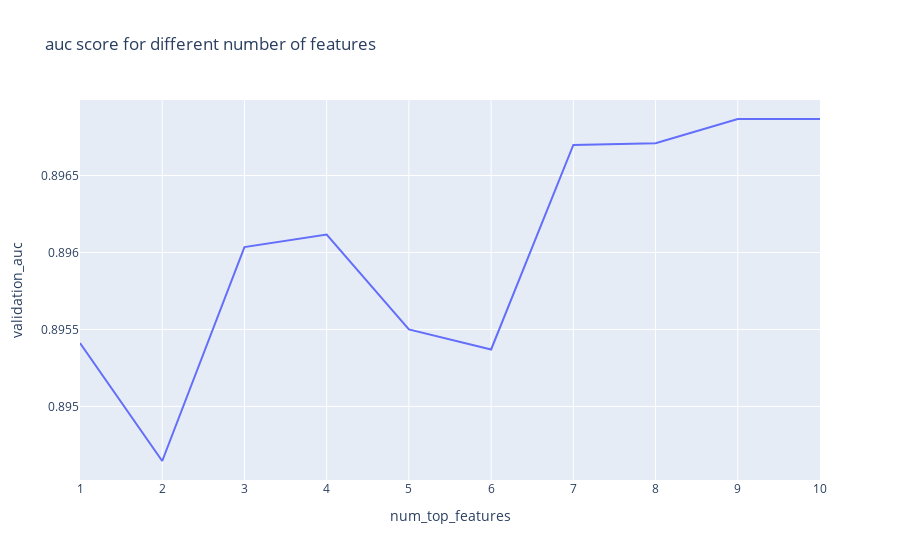

Write notebook code for a chart like this one.
### Markdown cell above
To see the auc vs number of top features plot, run:

### Code cell
figure_feature_auc.show()

### Figure 1 — Plotly figure (JSON) as saved in the notebook; plotly's stock layout.template omitted (floating-point values rounded to 4 significant figures)
{"data": [{"hovertemplate": "num_top_features=%{x}<br>validation_auc=%{y}<extra></extra>", "legendgroup": "", "line": {"color": "#636efa", "dash": "solid"}, "marker": {"symbol": "circle"}, "mode": "lines", "name": "", "orientation": "v", "showlegend": false, "type": "scatter", "x": [1, 2, 3, 4, 5, 6, 7, 8, 9, 10], "xaxis": "x", "y": [0.8954, 0.8946, 0.896, 0.8961, 0.8955, 0.8954, 0.8967, 0.8967, 0.8969, 0.8969], "yaxis": "y"}], "layout": {"legend": {"tracegroupgap": 0}, "title": {"text": "auc score for different number of features"}, "xaxis": {"anchor": "y", "domain": [0, 1], "title": {"text": "num_top_features"}}, "yaxis": {"anchor": "x", "domain": [0, 1], "title": {"text": "validation_auc"}}}}
